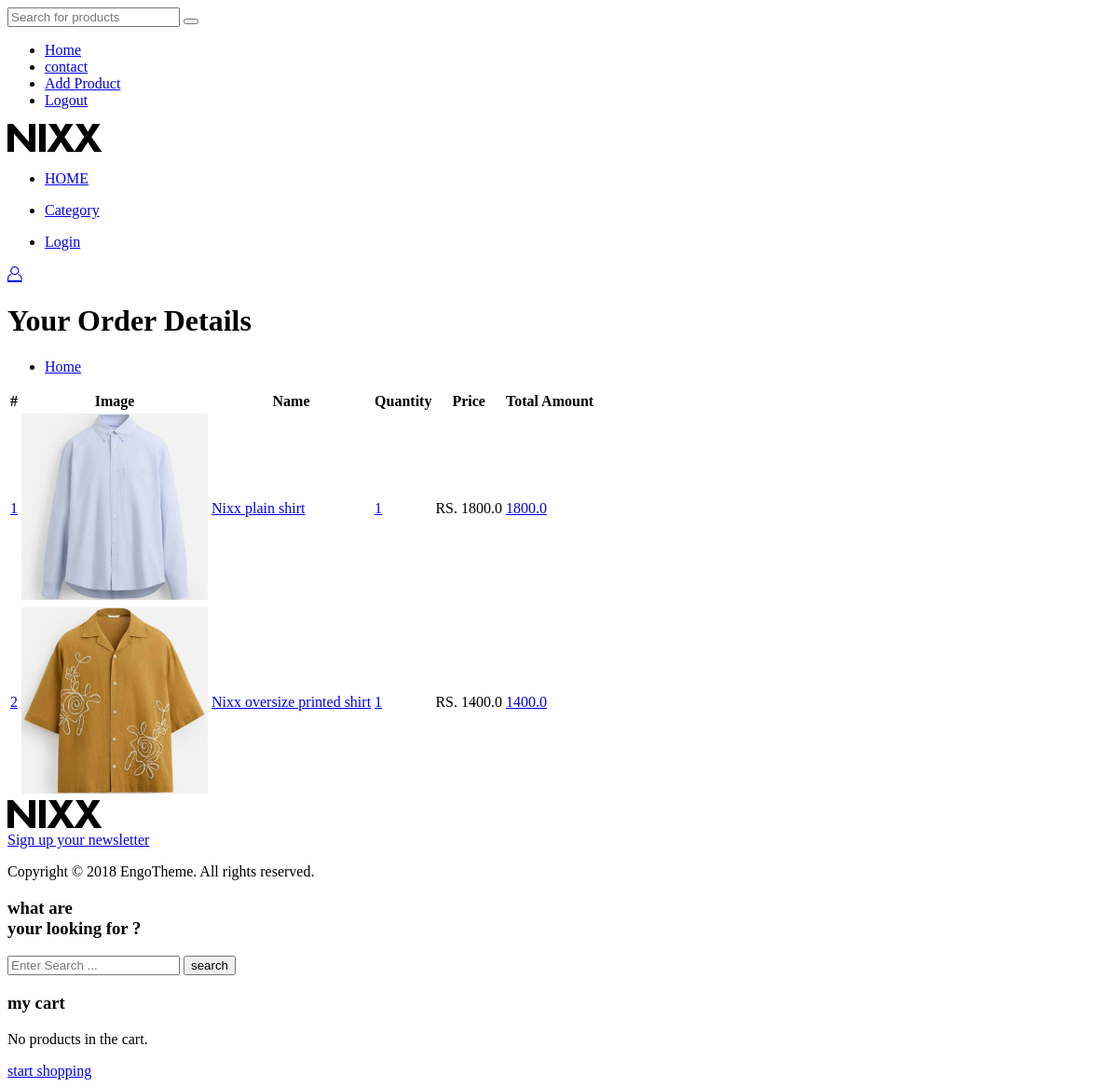
The app's page /yourorderdetail/25 with its own data.
### app/models.py (models this page shows, shortened)
class cart(models.Model):
    userid = models.ForeignKey(signupmodel,on_delete=models.CASCADE)
    productid = models.ForeignKey(product,on_delete=models.CASCADE)
    quantity = models.IntegerField()
    totalamount = models.FloatField()
    orderstatus = models.IntegerField()
    orderid = models.IntegerField()

class product(models.Model):
    STATUS_CHOICES = [
        ('Available', 'Available'),
        ('Unavailable', 'Unavailable'),
    ]
    SIZE_CHOICES = [
    ('S', 'Small'),
    ('M', 'Medium'),
    ('L', 'Large'),
    ('XL', 'Extra Large'),
    ]
    name = models.CharField(max_length=30)
    catid = models.ForeignKey(category,on_delete=models.CASCADE)
    pimage = models.ImageField(upload_to='photos', null=True)
    pprice = models.FloatField()
    prentprice = models.FloatField()
    pcolor = models.TextField(max_length=20)
    size = models.CharField(max_length=10, choices=SIZE_CHOICES, default='M')
    desc = models.TextField()
    status = models.CharField(max_length=20, choices=STATUS_CHOICES, default='Available')
    sellerid = models.ForeignKey(signupmodel,on_delete=models.CASCADE)
    def admin_photo(self):
        return mark_safe('<img src="{}" width="100"/>'.format(self.pimage.url))
    admin_photo.allow_tags = True

### app/views.py (the view)
# urls.py: path("yourorderdetail/<int:id>",views.yourorderdetails),
def yourorderdetails(request,id):
    fetchdata = cart.objects.filter(orderid=id)
    context = {
        "data":fetchdata
    }
    return render(request,"yourorderdetail.html",context)

### app/templates/yourorderdetail.html (shortened to what this page needs)
<!DOCTYPE html>
<html>
<head>
	<link rel="stylesheet" type="text/css" href="/static/css/bootstrap.min.css">
	<link rel="stylesheet" type="text/css" href="/static/css/bootstrap-theme.min.css">
	<link rel="stylesheet" type="text/css" href="/static/css/themify-icons.css">
	<link rel="stylesheet" type="text/css" href="/static/css/zoa-font.css">
	<link rel="stylesheet" type="text/css" href="/static/css/font-awesome.min.css">
	<link rel="stylesheet" type="text/css" href="/static/css/font-family.css">
	<link rel="stylesheet" type="text/css" href="/static/css/slick.css">
	<link rel="stylesheet" type="text/css" href="/static/css/slick-theme.css">
	<link rel="stylesheet" type="text/css" href="/static/css/style-main.css">
	<link rel="stylesheet" type="text/css" href="/static/css/responsive.css">
</head>
<body>
{% include 'nav.html' %}
<main>
	<div class="banner margin_bottom_100">
	<div class="container">
		<h1 class="title-font title-banner">Your Order Details</h1>
		<ul class="breadcrumb des-font">
			<li><a href="/">Home</a></li>
		</ul>
	</div>
</div>
	<div class="container">
	<div class="table-responsive">
    	<table class="table cart-table">
			<thead>
            	<tr class="number-font">
                	<th class="product-thumbnail uppercase">#</th>
                	<th class="product-name uppercase">Image</th>
					<th class="product-quantity uppercase">Name</th>
                	<th class="product-price uppercase">Quantity</th>
                	<th class="product-name uppercase">Price</th>
                	<th class="product-action uppercase">Total Amount</th>
            	</tr>
        	</thead>
        	<tbody>
              	{% for i in data %}
                	<tr class="item_cart">
                    	<td class="product-name">
                        	<div class="product-info">
                            	<a href="#" class="title-font link-default">{{ forloop.counter }}</a>
                        	</div>
                    	</td>
                    	<td class=" product-img">
                            	<img src="/media/{{ i.productid.pimage }}" class="product-img" alt="Product 1" height="200px" width="200px">
                    	</td>
                    	<td class="product-name">
                        	<div class="product-info">
                            	<a href="#" class="title-font link-default">{{ i.productid.name }}</a>
                        	</div>
                    	</td>
						<td class="product-name">
                        	<div class="product-info">
                            	<a href="#" class="title-font link-default"> {{ i.quantity }}</a>
                        	</div>
                    	</td>
                    	<td>
                        	<p class="price number-font">RS. {{ i.productid.pprice }}</p>
                    	</td>
                    	<td class="product-desc">
                        	<div class="product-info">
                            	<a href="#" class="title-font link-default">{{ i.totalamount }}</a>
                        	</div>
                    	</td>
					</tr>
            	{% endfor %}
        	</tbody>
    	</table>
	</div>
</div>
</main>
<footer>
	<div class="container">
		<div class="row">
			<div class="col-lg-12 col-md-12 col-sm-12 col-xs-12 space_bot_40 logo-footer-home2">
				<div class="col-lg-6 col-md-6 col-sm-6 col-xs-6 text-left logo-footer clear-space-left">
					<a href="#" class="inline-block"><img src="static/img/logo.png" class="img-responsive" alt=""></a>
				</div>
				<div class="col-lg-6 col-md-6 col-sm-6 col-xs-6 text-right newsletter clear-space-right">
					<a href="#" class="des-font delay03 inline-block"><span>Sign up your newsletter</span> </a>
				</div>
			</div>
			<div class="col-lg-12 col-md-12 col-sm-12 col-xs-12 space_bot_40 copy-footer-home2">
				<div class="col-lg-6 col-md-6 col-sm-6 col-xs-6 text-left copy clear-space">
					<p class="des-font copy-text space_top_40">Copyright © 2018 EngoTheme. All rights reserved.</p>
				</div>
			</div>
		</div>
	</div>
</footer>
	<div class="form-search delay03 text-center">
                            <h3 class="text-center title-font">what are<br>your looking for ?</h3>
                            <form method="get" action="https://landing.engotheme.com/search" role="search">
                              <input type="text" class="form-control control-search des-font" value="" autocomplete="off" placeholder="Enter Search ..." aria-label="SEARCH" name="q">
                              <button class="button_search title-font" type="submit">search</button>
                            </form>
	</div>
	<div class="form-cart delay03">
		<h3 class="title-font capital">my cart</h3>
		<div class="empty-cart">
			<p class="des-font">No products in the cart.</p>
			<a href="#" class="capital des-font">start shopping</a>
		</div>
	</div>
</body>
</html>

### records on screen
cart: productid.pimage (picture), productid.name "Nixx plain shirt", quantity "1", productid.pprice "1800.0", totalamount "1800.0"
cart: productid.pimage (picture), productid.name "Nixx oversize printed shirt", quantity "1", productid.pprice "1400.0", totalamount "1400.0"
